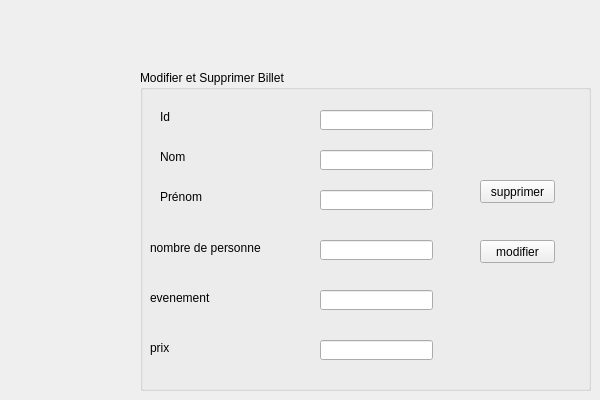
      <widget class="QWidget" name="modifie_supprimer_billet">
       <attribute name="title">
        <string>modifier et supprimer</string>
       </attribute>
       <widget class="QGroupBox" name="groupBox_3">
        <property name="geometry">
         <rect>
          <x>140</x>
          <y>70</y>
          <width>451</width>
          <height>321</height>
         </rect>
        </property>
        <property name="title">
         <string>Modifier et Supprimer Billet</string>
        </property>
        <widget class="QLabel" name="label_9">
         <property name="geometry">
          <rect>
           <x>20</x>
           <y>80</y>
           <width>47</width>
           <height>13</height>
          </rect>
         </property>
         <property name="text">
          <string>Nom</string>
         </property>
        </widget>
        <widget class="QLabel" name="label_10">
         <property name="geometry">
          <rect>
           <x>20</x>
           <y>120</y>
           <width>47</width>
           <height>13</height>
          </rect>
         </property>
         <property name="text">
          <string>Prénom</string>
         </property>
        </widget>
        <widget class="QLabel" name="label_11">
         <property name="geometry">
          <rect>
           <x>10</x>
           <y>170</y>
           <width>151</width>
           <height>16</height>
          </rect>
         </property>
         <property name="text">
          <string>nombre de personne</string>
         </property>
        </widget>
        <widget class="QLineEdit" name="nom_2">
         <property name="geometry">
          <rect>
           <x>180</x>
           <y>80</y>
           <width>113</width>
           <height>20</height>
          </rect>
         </property>
        </widget>
        <widget class="QLineEdit" name="prenom_2">
         <property name="geometry">
          <rect>
           <x>180</x>
           <y>120</y>
           <width>113</width>
           <height>20</height>
          </rect>
         </property>
        </widget>
        <widget class="QLineEdit" name="nombreper_2">
         <property name="geometry">
          <rect>
           <x>180</x>
           <y>170</y>
           <width>113</width>
           <height>20</height>
          </rect>
         </property>
         <property name="maxLength">
          <number>1</number>
         </property>
        </widget>
        <widget class="QPushButton" name="pushButton_3">
         <property name="geometry">
          <rect>
           <x>340</x>
           <y>170</y>
           <width>75</width>
           <height>23</height>
          </rect>
         </property>
         <property name="text">
          <string>modifier</string>
         </property>
        </widget>
        <widget class="QLabel" name="label_12">
         <property name="geometry">
          <rect>
           <x>10</x>
           <y>220</y>
           <width>121</width>
           <height>16</height>
          </rect>
         </property>
         <property name="text">
          <string>evenement</string>
         </property>
        </widget>
        <widget class="QLabel" name="label_13">
         <property name="geometry">
          <rect>
           <x>10</x>
           <y>270</y>
           <width>121</width>
           <height>16</height>
          </rect>
         </property>
         <property name="text">
          <string>prix</string>
         </property>
        </widget>
        <widget class="QLineEdit" name="evenement_2">
         <property name="geometry">
          <rect>
           <x>180</x>
           <y>220</y>
           <width>113</width>
           <height>20</height>
          </rect>
         </property>
        </widget>
        <widget class="QLineEdit" name="prix_2">
         <property name="geometry">
          <rect>
           <x>180</x>
           <y>270</y>
           <width>113</width>
           <height>20</height>
          </rect>
         </property>
         <property name="maxLength">
          <number>3</number>
         </property>
        </widget>
        <widget class="QPushButton" name="pushButton_4">
         <property name="geometry">
          <rect>
           <x>340</x>
           <y>110</y>
           <width>75</width>
           <height>23</height>
          </rect>
         </property>
         <property name="text">
          <string>supprimer</string>
         </property>
        </widget>
        <widget class="QLabel" name="label_23">
         <property name="geometry">
          <rect>
           <x>20</x>
           <y>40</y>
           <width>47</width>
           <height>13</height>
          </rect>
         </property>
         <property name="text">
          <string>Id</string>
         </property>
        </widget>
        <widget class="QLineEdit" name="id">
         <property name="geometry">
          <rect>
           <x>180</x>
           <y>40</y>
           <width>113</width>
           <height>20</height>
          </rect>
         </property>
        </widget>
       </widget>
      </widget>
